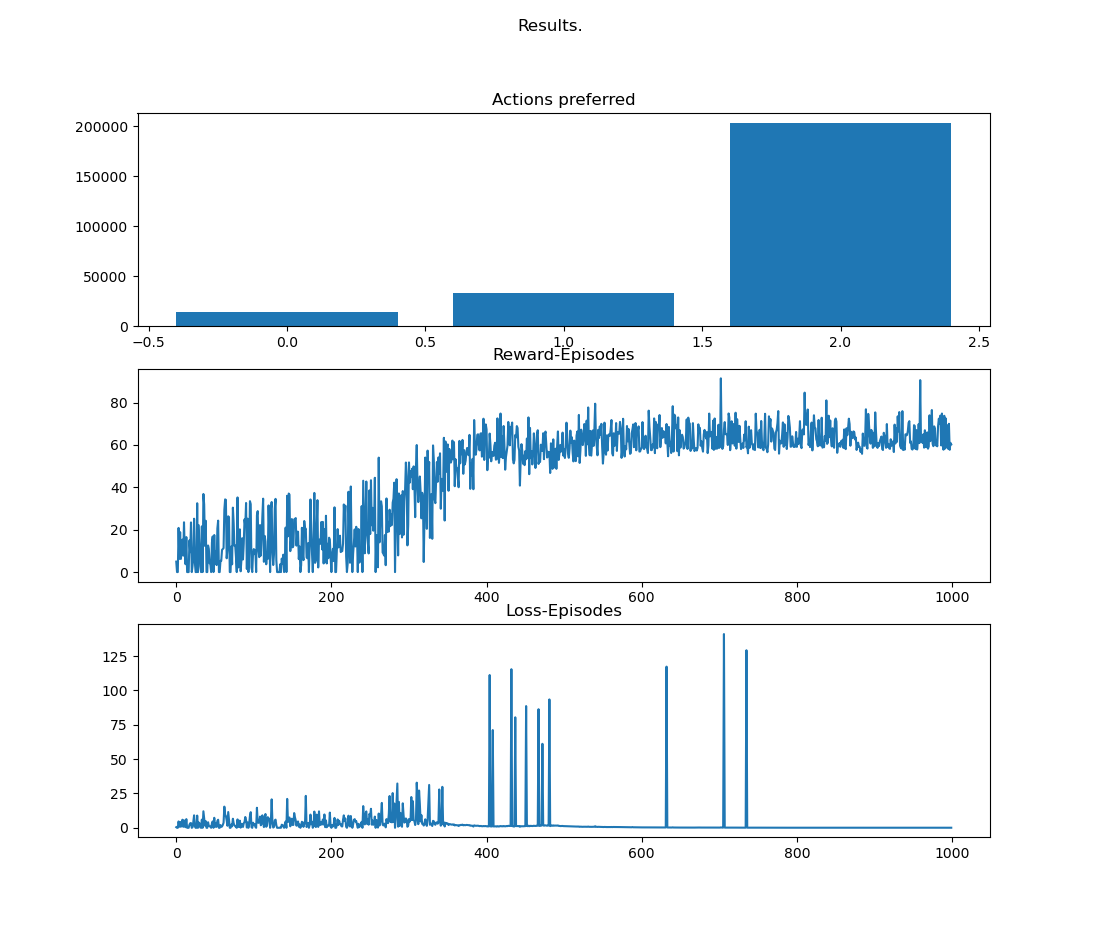

This figure's Python source:
import gym
from collections import Counter
import matplotlib.pyplot as plt
from torch.distributions import Categorical
from scripts.mountainCar.REINFORCE_nonlinear_MC_softmax_policy import *
import matplotlib

matplotlib.use('TkAgg')
learning_rate = 0.001
gamma = 0.99
hidden = 128
episodes = 1000

device = torch.device('cuda' if torch.cuda.is_available() else 'cpu')
print('Device: ', device)
print(torch.__version__)

env = gym.make('MountainCar-v0')
env._max_episode_steps = 250

observation_space = env.observation_space.shape[0]
action_space = env.action_space.n

agent = Policy(observation_space, action_space, hidden, learning_rate, gamma).to(device)
scores = []
losses = []
actions = []

high_score = 0
for i_epi in range(episodes):
    observation = env.reset()
    done = False
    score = 0.0

    while not done:
        prob = agent(torch.from_numpy(observation).float().to(device))
        m = Categorical(prob)
        action = m.sample()
        observation, reward, done, info = env.step(action.item())
        new_reward = agent.get_reward(observation[0])
        agent.put_data((new_reward, prob[action]))
        score += new_reward
        actions.append(action.item())

        if i_epi % 100 == 0:
            pass
            # env.render()

    if score > high_score:
        print("*** New highscore! ***")
        high_score = score

    if (i_epi+1) % 20 == 0:
        print(f"{i_epi+1} episodes done!")

    if done:
        scores.append(score)
    #     if info['TimeLimit.truncated'] == True:
    #         response = 'Step limit maxed.'
    #     print(f"# of episode: {n_epi}, score: {score}")
    #     if observation[0] >= 0.5:
    #         print('Success')
    #         break

    losses.append(agent.train(device))

print('Completed!')
fig, axs = plt.subplots(3)
fig.suptitle('Results.')

counter = Counter(actions)
axs[0].bar(counter.keys(), counter.values())
axs[0].set_title('Actions preferred')

axs[1].plot(scores)
axs[1].set_title('Reward-Episodes')

axs[2].plot(losses)
axs[2].set_title('Loss-Episodes')

plt.show()
env.close()
